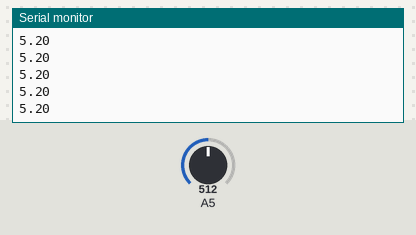
A sketch run on a simulated Arduino Uno, built with avr-gcc and run on an emulated ATmega328P. Shown: the last lines printed to the serial monitor. Inputs (shaded band) come from the test bench; at power-on: A5 = 512.

Above: at 1.2 s.
1.3 s: A5 set to 0
At 2.0 s:
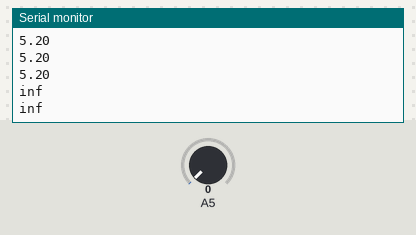
3.8 s: A5 set to 122
At 3.8 s:
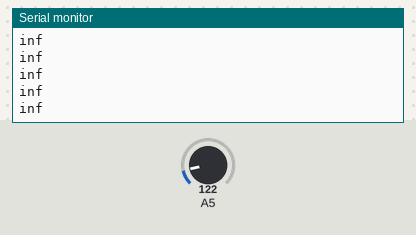

The sketch:

testCounterSensor.ino
```cpp
#include <MegunoLink.h>
#include <Filter.h>

ExponentialFilter<float> counter_filter(40, 10);
ExponentialFilter<float> chain_filter(10, 10);

unsigned long startTime;
int fps = 600;
int count = 0;

void setup() {
  Serial.begin(57600);
  startTime - millis();
}

void loop() {
  unsigned long curTime = millis();

//  float volts = analogRead(A0)*0.0048828125;
//  float top = 13*pow(volts, -1);
//  mid_filter.Filter(mid);

  if (curTime > startTime + (1000/fps)){

      float volts1 = analogRead(A5)*0.0048828125;
      float chain = 13*pow(volts1, -1);
      Serial.println(chain);
//      Serial.print(",");
//      Serial.println(mid_filter.Current());
    }
    startTime = millis();
}
```

Measured:
- after the input at 1.3 s, the serial monitor: prints a new line after 0.24 s (image 1)
